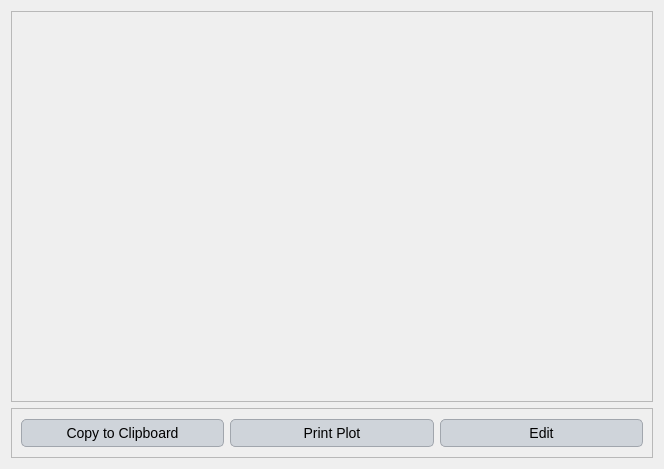
<?xml version="1.0" encoding="UTF-8"?>
<ui version="4.0">
 <class>Dialog</class>
 <widget class="QDialog" name="Dialog">
  <property name="geometry">
   <rect>
    <x>0</x>
    <y>0</y>
    <width>664</width>
    <height>469</height>
   </rect>
  </property>
  <property name="windowTitle">
   <string>Dialog</string>
  </property>
  <property name="styleSheet">
   <string notr="true">QLabel {
    font-family: 'Georgia'; /* Cambiar la fuente a Georgia */
    font-size: 16px; /* Cambiar el tamaño de la fuente */
    color: #000000; /* Color del texto (blanco) */
}

QLineEdit {
    font-family: 'Georgia'; /* Cambiar la fuente a Georgia */
    font-size: 14px; /* Cambiar el tamaño de la fuente */
    color: #000000; /* Color del texto (blanco) */
    background-color: #f0f0f0; /* Color de fondo del QLineEdit */
    border: 1px solid #000000; /* Borde blanco */
}

QComboBox {
    font-family: 'Georgia'; /* Cambiar la fuente a Georgia */
    font-size: 14px; /* Cambiar el tamaño de la fuente */
    color: #000000; /* Color del texto (blanco) */
    background-color: #cfd4da; /* Fondo oscuro del ComboBox */
}

QRadioButton {
    font-family: 'Georgia'; /* Cambiar la fuente a Georgia */
    font-size: 14px; /* Cambiar el tamaño de la fuente */
    color: #000000; /* Color del texto (blanco) */
}

QCheckBox {
    font-family: 'Georgia'; /* Cambiar la fuente a Georgia */
    font-size: 14px; /* Cambiar el tamaño de la fuente */
    color: #000000; /* Color del texto (blanco) */
}

/* Cambiar la fuente y estilo de los QPushButton */
QPushButton {
    font-family: 'Georgia'; /* Cambiar la fuente */
    font-size: 14px; /* Cambiar el tamaño de la fuente */
    color: #000000; /* Color del texto negro */
    background-color: #cfd4da; /* Fondo gris claro */
    border: 1px solid #a1a6ad; /* Borde gris medio */
    border-radius: 5px; /* Bordes redondeados */
    padding: 5px; /* Espaciado interno */
}

/* Estilo cuando el ratón pasa sobre el botón */
QPushButton:hover {
    color: #000000; /* Mantener el texto negro */
    background-color: #b7bcc3; /* Fondo gris un poco más oscuro al pasar el mouse */
}

/* Estilo cuando el botón está presionado */
QPushButton:pressed {
    background-color: #a6acb3; /* Fondo ligeramente más oscuro al presionar */
    color: #000000; /* Mantener el texto negro cuando se presiona */
}



/* Estilo general para QTableWidget y QTableView */
QTableWidget, QTableView {
    font-family: 'Georgia'; /* Cambiar la fuente a Georgia */
    font-size: 14px; /* Tamaño de la fuente */
    color: #000000; /* Color del texto negro */
    background-color: #e6e9ed; /* Fondo gris claro para la tabla */
    gridline-color: #a1a6ad; /* Color de las líneas de la tabla (gris medio) */
    selection-background-color: #b7bcc3; /* Color de fondo cuando se selecciona una celda (gris suave) */
    selection-color: #000000; /* Color del texto cuando la celda está seleccionada (negro) */
}

/* Estilo para el encabezado horizontal de la tabla */
QHeaderView::section {
    font-family: 'Georgia'; /* Cambiar la fuente a Georgia */
    font-size: 14px; /* Tamaño de la fuente */
    color: #000000; /* Color del texto negro */
    background-color: #cfd4da; /* Fondo gris claro del encabezado */
    border: 1px solid #a1a6ad; /* Borde gris medio entre las secciones */
    padding: 4px; /* Espaciado interno en el encabezado */
}

/* Estilo para las celdas de la tabla al pasar el mouse */
QTableWidget::item:hover, QTableView::item:hover {
    background-color: #b7bcc3; /* Fondo gris suave al pasar el mouse */
    color: #000000; /* Mantener el texto negro */
}

/* Estilo para las celdas cuando están seleccionadas */
QTableWidget::item:selected, QTableView::item:selected {
    background-color: #a6acb3; /* Fondo gris intermedio cuando está seleccionado */
    color: #000000; /* Texto negro cuando está seleccionado */
}

/* Ajustar el tamaño de las celdas */
QTableWidget::item, QTableView::item {
    padding: 4px; /* Espaciado interno de las celdas */
}

/* Estilo para el borde inferior de la tabla */
QTableCornerButton::section {
    background-color: #cfd4da; /* Fondo del botón de esquina */
    border: 1px solid #a1a6ad; /* Borde gris medio del botón de esquina */
}</string>
  </property>
  <layout class="QGridLayout" name="gridLayout">
   <item row="0" column="0">
    <widget class="QFrame" name="frame">
     <property name="minimumSize">
      <size>
       <width>0</width>
       <height>0</height>
      </size>
     </property>
     <property name="frameShape">
      <enum>QFrame::StyledPanel</enum>
     </property>
     <property name="frameShadow">
      <enum>QFrame::Raised</enum>
     </property>
    </widget>
   </item>
   <item row="1" column="0">
    <widget class="QFrame" name="frame_2">
     <property name="maximumSize">
      <size>
       <width>16777215</width>
       <height>50</height>
      </size>
     </property>
     <property name="frameShape">
      <enum>QFrame::StyledPanel</enum>
     </property>
     <property name="frameShadow">
      <enum>QFrame::Raised</enum>
     </property>
     <layout class="QGridLayout" name="gridLayout_2">
      <item row="0" column="2">
       <widget class="QPushButton" name="print">
        <property name="text">
         <string>Print Plot</string>
        </property>
       </widget>
      </item>
      <item row="0" column="1">
       <widget class="QPushButton" name="copy">
        <property name="text">
         <string>Copy to Clipboard</string>
        </property>
       </widget>
      </item>
      <item row="0" column="3">
       <widget class="QPushButton" name="edit">
        <property name="text">
         <string>Edit</string>
        </property>
       </widget>
      </item>
     </layout>
    </widget>
   </item>
  </layout>
 </widget>
 <resources/>
 <connections/>
</ui>
